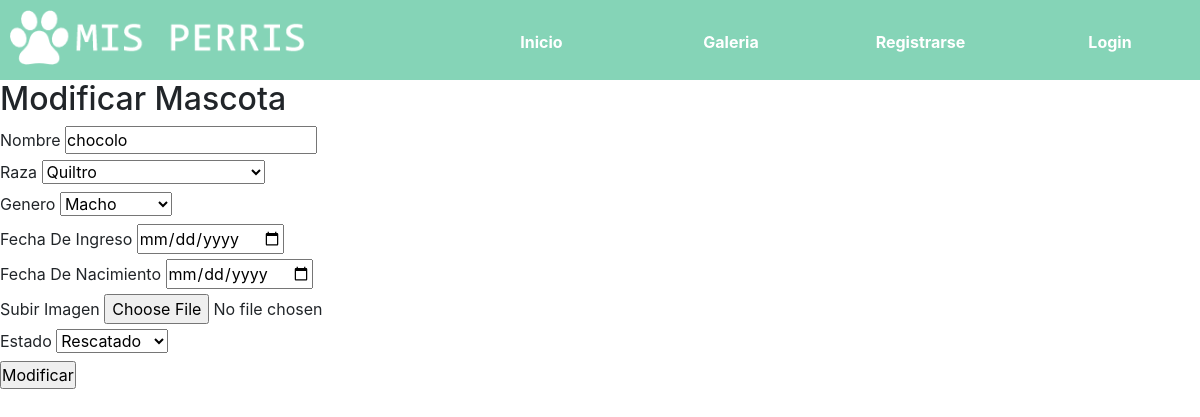
Screenshot of /modificar-mascota/7/ with the database file from the repository.
### core/models.py (models this page shows, shortened)
class Mascota(models.Model):
    nombre = models.CharField(max_length=50)
    raza = models.ForeignKey(Raza,on_delete=models.CASCADE)
    genero = models.ForeignKey(Genero,on_delete=models.CASCADE)
    fechaIngreso = models.DateField(blank=True)
    fechaNacimiento= models.DateField(null=True, blank=True)
    imagen = models.FileField(upload_to='photo')
    estado = models.ForeignKey(Estado,on_delete=models.CASCADE)
    class Meta:
        verbose_name = "Mascota"
        verbose_name_plural = "Mascota"

class Raza(models.Model):
    nombre = models.CharField(max_length=80)
    class Meta:
        verbose_name = "Raza"
        verbose_name_plural = "Raza"

class Genero(models.Model):
    genero = models.CharField(max_length=10)
    class Meta:
        verbose_name = "Genero"
        verbose_name_plural = "Genero"

class Estado(models.Model):
    TipoEstado = models.CharField(max_length=20)
    class Meta:
        verbose_name = "Estado"
        verbose_name_plural = "Estado"

### core/views.py (the view)
# urls.py: path('modificar-mascota/<id>/', modificar_mascota,name="modificar_mascota"),
def modificar_mascota(request, id):
    mascota = Mascota.objects.get(id=id)
    estado = Estado.objects.all()
    raza = Raza.objects.all()
    sexo = Genero.objects.all()
    variables = {
        'mascota': mascota,
        'estado' : estado,
        'raza' : raza,
        'sexo' : sexo,
    }
    return render(request, 'core/modificar_mascota.html', variables)

### core/templates/core/modificar_mascota.html (shortened to what this page needs)
{% extends 'core/base.html' %}
{% block contenido %}
<link rel="stylesheet" href="https://stackpath.bootstrapcdn.com/bootstrap/4.1.3/css/bootstrap.min.css">
<h2>Modificar Mascota</h2>
<form action="" id="FormularioMascotas" method="POST">
    <label for="txtNombre"> Nombre </label>
    <input type="text" placeholder="Spike" id="txtNombre" name="txtNombre" value="{{ mascota.nombre }}">
    <br>
        <label for="">Raza</label>
            <select name="cboRaza" id="cboRaza">
                {% for m in raza %}
                   <option
                   {% if m.id == mascota.raza.id %}
                   {{'selected'}}
                   {% endif %}
                   value="{{ m.id }}">{{m.nombre}}</option>
                {% endfor %}
            </select>
    <br>
        <label for="">Genero</label>
            <select name="cboGenero" id="cboGenero">
                {% for m in sexo %}
                   <option
                   {% if m.id == mascota.genero.id %}
                   {{'selected'}}
                   {% endif %}
                   value="{{ m.id }}">{{m.genero}}</option>
                {% endfor %}
            </select>
    <br>
        <label for="txtFechaI">Fecha De Ingreso</label>
        <input type="date" placeholder="Ej: 03/10/2018" id="txtFechaI" name="txtFechaI" value="{{ mascota.fechaIngreso }}">
    <br>
        <label for="txtFechaN">Fecha De Nacimiento</label>
        <input type="date" placeholder="Ej: 03/10/2018" id="txtFechaN" name="txtFechaN" value="{{ mascota.fechaNacimiento }}">
    <br>
        <label for="txtImagen">Subir Imagen</label>
        </th><input type="file"  id="txtFoto" name="txtFoto" value="{{ mascota.imagen }}">
    <br>
        <label for="">Estado</label>
            <select name="cboEstado" id="cboEstado">
                {% for m in estado %}
                   <option
                   {% if m.id == mascota.estado.id %}
                   {{'selected'}}
                   {% endif %}
                   value="{{ m.id }}">{{m.TipoEstado}}</option>
                {% endfor %}
            </select>
    <br>
    <input type="submit" name="btnGuardar" id="btnGuardar" value="Modificar">
</form>
{% endblock contenido %}

### core/static/core/css/estilosmisperris.css (style rules this page uses)
* { margin: 0; padding: 0; }
body { font-family: 'Lucida Sans', 'Lucida Sans Regular', 'Lucida Grande', 'Lucida Sans Unicode', Geneva, Verdana, sans-serif; }

### core/static/core/css/app.css (style rules this page uses)
html, body { margin: 0; padding: 0; }
body { font-family: "Muli"; color: #50514F; }
h2 { margin: 0 0 6px; }

### rows the page displays
Mascota: txtNombre "chocolo", cboRaza "Quiltro", cboGenero "Macho", cboEstado "Rescatado"
